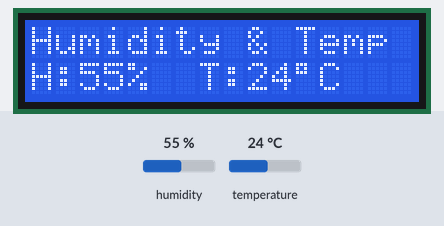
This sketch was run on a simulated Arduino Uno, built with avr-gcc and run on an emulated ATmega328P. Shown: 16×2 character LCD. Inputs (shaded band) come from the test bench; at power-on: humidity 55 %, temperature 24 °C. What the sketch prints to the serial monitor is not drawn.

Above: at 1.2 s.
1.3 s: humidity set to 22 %
At 3.1 s:
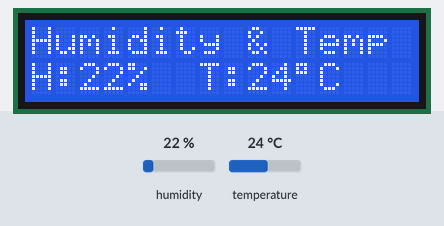
4.0 s: temperature set to 12 °C
At 5.4 s:
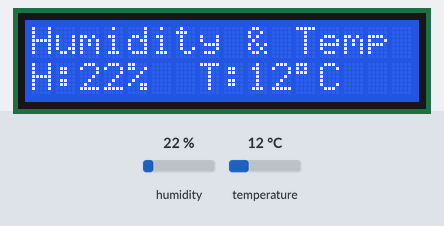
6.7 s: humidity set to 40 %
At 8.9 s:
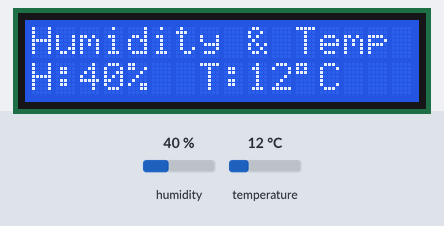
9.6 s: temperature set to 19 °C
At 11.3 s:
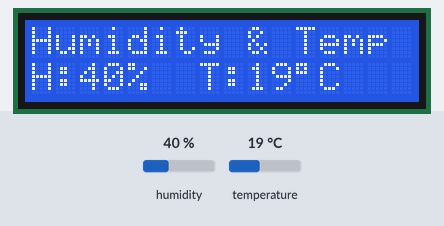
12.3 s: temperature set to 41 °C
At 14.9 s:
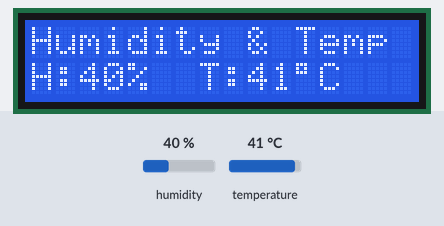
Timing chart, 0 to 16.4 s (numbered marks = the images above; inputs shaded):
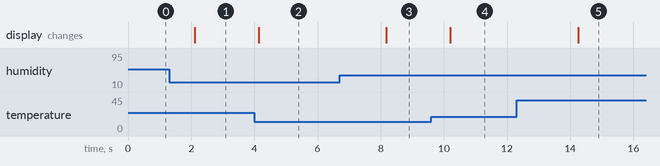

The sketch:

LCD_n_DHT_Test.ino
```cpp
// DHT Readme
// ==============================
// Connect pin 1 (on the left) of the sensor to +5V
// NOTE: If using a board with 3.3V logic like an Arduino Due connect pin 1
// to 3.3V instead of 5V!
// Connect pin 2 of the sensor to whatever your DHTPIN is
// Connect pin 4 (on the right) of the sensor to GROUND
// Connect a 10K resistor from pin 2 (data) to pin 1 (power) of the sensor


// include the library code:
#include <LiquidCrystal.h>

#include "DHT.h"

#define DHTPIN 7     // Digital pin connected to the DHT sensor
#define DHTTYPE DHT22   // DHT 22  (AM2302), AM2321

// Initialize DHT sensor.
// Note that older versions of this library took an optional third parameter to
// tweak the timings for faster processors.  This parameter is no longer needed
// as the current DHT reading algorithm adjusts itself to work on faster procs.
DHT dht(DHTPIN, DHTTYPE);

// initialize the library with the numbers of the interface pins
LiquidCrystal lcd(12, 11, 5, 4, 3, 2);

void setup() {
  Serial.begin(9600);
  Serial.println(F("DHT22 test!"));
  dht.begin();


  lcd.begin(16, 2);
  lcd.setCursor(0,0);
  lcd.write("Humidity & Temp");
  lcd.setCursor(0,1);
  lcd.write("H:");
  lcd.setCursor(4,1);
  lcd.write("%");
  lcd.setCursor(7,1);
  lcd.write("T:");
  lcd.setCursor(11,1);
  lcd.write((char)223);
  lcd.setCursor(12,1);
  lcd.write("C");
}


void loop() {


  // Reading temperature or humidity takes about 250 milliseconds!
  // Sensor readings may also be up to 2 seconds 'old' (its a very slow sensor)
  float h = dht.readHumidity();
  // Read temperature as Celsius (the default)
  float t = dht.readTemperature();
  // Read temperature as Fahrenheit (isFahrenheit = true)
  float f = dht.readTemperature(true);

  // Check if any reads failed and exit early (to try again).
  if (isnan(h) || isnan(t) || isnan(f)) {
    Serial.println(F("Failed to read from DHT sensor!"));
    return;
  }

  // Compute heat index in Fahrenheit (the default)
  float hif = dht.computeHeatIndex(f, h);
  // Compute heat index in Celsius (isFahreheit = false)
  float hic = dht.computeHeatIndex(t, h, false);

  Serial.print(F("Humidity: "));
  Serial.print(h);
  Serial.print(F("%  Temperature: "));
  Serial.print(t);
  Serial.print(F("°C "));
  Serial.print(f);
  Serial.print(F("°F  Heat index: "));
  Serial.print(hic);
  Serial.print(F("°C "));
  Serial.print(hif);
  Serial.println(F("°F"));


  int humidity_sensorValue = h;
  lcd.setCursor(2,1);
  lcd.print(humidity_sensorValue);

  int temperature_sensorValue = t;
  lcd.setCursor(9,1);
  lcd.print(temperature_sensorValue);

  // Wait a few seconds between measurements.
  delay(2000);


}
```

Measured:
- after the input at 1.3 s, the display: changes after 0.81 s (image 1)
- after the input at 4.0 s, the display: changes after 0.13 s (image 2)
- after the input at 6.7 s, the display: changes after 1.5 s (image 3)
- after the input at 9.6 s, the display: changes after 0.60 s (image 4)
- after the input at 12.3 s, the display: changes after 2.0 s (image 5)
